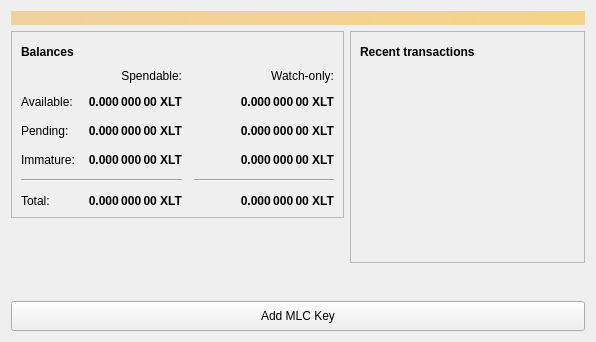
<?xml version="1.0" encoding="UTF-8"?>
<ui version="4.0">
 <class>OverviewPage</class>
 <widget class="QWidget" name="OverviewPage">
  <property name="geometry">
   <rect>
    <x>0</x>
    <y>0</y>
    <width>596</width>
    <height>342</height>
   </rect>
  </property>
  <property name="windowTitle">
   <string>Form</string>
  </property>
  <layout class="QVBoxLayout" name="topLayout">
   <item>
    <widget class="QLabel" name="labelAlerts">
     <property name="visible">
      <bool>false</bool>
     </property>
     <property name="styleSheet">
      <string notr="true">QLabel { background-color: qlineargradient(x1: 0, y1: 0, x2: 1, y2: 0, stop:0 #F0D0A0, stop:1 #F8D488); color:#000000; }</string>
     </property>
     <property name="wordWrap">
      <bool>true</bool>
     </property>
     <property name="margin">
      <number>3</number>
     </property>
     <property name="textInteractionFlags">
      <set>Qt::TextSelectableByMouse</set>
     </property>
    </widget>
   </item>
   <item>
    <layout class="QHBoxLayout" name="horizontalLayout" stretch="1,1">
     <item>
      <layout class="QVBoxLayout" name="verticalLayout_2">
       <item>
        <widget class="QFrame" name="frame">
         <property name="frameShape">
          <enum>QFrame::StyledPanel</enum>
         </property>
         <property name="frameShadow">
          <enum>QFrame::Raised</enum>
         </property>
         <layout class="QVBoxLayout" name="verticalLayout_4">
          <item>
           <layout class="QHBoxLayout" name="horizontalLayout_4">
            <item>
             <widget class="QLabel" name="label_5">
              <property name="font">
               <font>
                <weight>75</weight>
                <bold>true</bold>
               </font>
              </property>
              <property name="text">
               <string>Balances</string>
              </property>
             </widget>
            </item>
            <item>
             <widget class="QPushButton" name="labelWalletStatus">
              <property name="enabled">
               <bool>true</bool>
              </property>
              <property name="maximumSize">
               <size>
                <width>30</width>
                <height>16777215</height>
               </size>
              </property>
              <property name="toolTip">
               <string>The displayed information may be out of date. Your wallet automatically synchronizes with the Nexalt network after a connection is established, but this process has not completed yet.</string>
              </property>
              <property name="text">
               <string/>
              </property>
              <property name="icon">
               <iconset resource="../bitcoin.qrc">
                <normaloff>:/icons/warning</normaloff>
                <disabledoff>:/icons/warning</disabledoff>:/icons/warning</iconset>
              </property>
              <property name="iconSize">
               <size>
                <width>24</width>
                <height>24</height>
               </size>
              </property>
              <property name="flat">
               <bool>true</bool>
              </property>
             </widget>
            </item>
            <item>
             <spacer name="horizontalSpacer_3">
              <property name="orientation">
               <enum>Qt::Horizontal</enum>
              </property>
              <property name="sizeHint" stdset="0">
               <size>
                <width>40</width>
                <height>20</height>
               </size>
              </property>
             </spacer>
            </item>
           </layout>
          </item>
          <item>
           <layout class="QGridLayout" name="gridLayout">
            <property name="spacing">
             <number>12</number>
            </property>
            <item row="2" column="2">
             <widget class="QLabel" name="labelWatchPending">
              <property name="font">
               <font>
                <weight>75</weight>
                <bold>true</bold>
               </font>
              </property>
              <property name="cursor">
               <cursorShape>IBeamCursor</cursorShape>
              </property>
              <property name="toolTip">
               <string>Unconfirmed transactions to watch-only addresses</string>
              </property>
              <property name="text">
               <string notr="true">0.000 000 00 XLT</string>
              </property>
              <property name="alignment">
               <set>Qt::AlignRight|Qt::AlignTrailing|Qt::AlignVCenter</set>
              </property>
              <property name="textInteractionFlags">
               <set>Qt::LinksAccessibleByMouse|Qt::TextSelectableByKeyboard|Qt::TextSelectableByMouse</set>
              </property>
             </widget>
            </item>
            <item row="2" column="1">
             <widget class="QLabel" name="labelUnconfirmed">
              <property name="font">
               <font>
                <weight>75</weight>
                <bold>true</bold>
               </font>
              </property>
              <property name="cursor">
               <cursorShape>IBeamCursor</cursorShape>
              </property>
              <property name="toolTip">
               <string>Total of transactions that have yet to be confirmed, and do not yet count toward the spendable balance</string>
              </property>
              <property name="text">
               <string notr="true">0.000 000 00 XLT</string>
              </property>
              <property name="alignment">
               <set>Qt::AlignRight|Qt::AlignTrailing|Qt::AlignVCenter</set>
              </property>
              <property name="textInteractionFlags">
               <set>Qt::LinksAccessibleByMouse|Qt::TextSelectableByKeyboard|Qt::TextSelectableByMouse</set>
              </property>
             </widget>
            </item>
            <item row="3" column="2">
             <widget class="QLabel" name="labelWatchImmature">
              <property name="font">
               <font>
                <weight>75</weight>
                <bold>true</bold>
               </font>
              </property>
              <property name="cursor">
               <cursorShape>IBeamCursor</cursorShape>
              </property>
              <property name="toolTip">
               <string>Mined balance in watch-only addresses that has not yet matured</string>
              </property>
              <property name="text">
               <string notr="true">0.000 000 00 XLT</string>
              </property>
              <property name="alignment">
               <set>Qt::AlignRight|Qt::AlignTrailing|Qt::AlignVCenter</set>
              </property>
              <property name="textInteractionFlags">
               <set>Qt::LinksAccessibleByMouse|Qt::TextSelectableByKeyboard|Qt::TextSelectableByMouse</set>
              </property>
             </widget>
            </item>
            <item row="4" column="0" colspan="2">
             <widget class="Line" name="line">
              <property name="orientation">
               <enum>Qt::Horizontal</enum>
              </property>
             </widget>
            </item>
            <item row="4" column="2">
             <widget class="Line" name="lineWatchBalance">
              <property name="sizePolicy">
               <sizepolicy hsizetype="Preferred" vsizetype="Fixed">
                <horstretch>0</horstretch>
                <verstretch>0</verstretch>
               </sizepolicy>
              </property>
              <property name="minimumSize">
               <size>
                <width>140</width>
                <height>0</height>
               </size>
              </property>
              <property name="orientation">
               <enum>Qt::Horizontal</enum>
              </property>
             </widget>
            </item>
            <item row="5" column="0">
             <widget class="QLabel" name="labelTotalText">
              <property name="text">
               <string>Total:</string>
              </property>
             </widget>
            </item>
            <item row="3" column="1">
             <widget class="QLabel" name="labelImmature">
              <property name="font">
               <font>
                <weight>75</weight>
                <bold>true</bold>
               </font>
              </property>
              <property name="cursor">
               <cursorShape>IBeamCursor</cursorShape>
              </property>
              <property name="toolTip">
               <string>Mined balance that has not yet matured</string>
              </property>
              <property name="text">
               <string notr="true">0.000 000 00 XLT</string>
              </property>
              <property name="alignment">
               <set>Qt::AlignRight|Qt::AlignTrailing|Qt::AlignVCenter</set>
              </property>
              <property name="textInteractionFlags">
               <set>Qt::LinksAccessibleByMouse|Qt::TextSelectableByKeyboard|Qt::TextSelectableByMouse</set>
              </property>
             </widget>
            </item>
            <item row="2" column="3">
             <spacer name="horizontalSpacer_2">
              <property name="orientation">
               <enum>Qt::Horizontal</enum>
              </property>
              <property name="sizeHint" stdset="0">
               <size>
                <width>40</width>
                <height>20</height>
               </size>
              </property>
             </spacer>
            </item>
            <item row="3" column="0">
             <widget class="QLabel" name="labelImmatureText">
              <property name="text">
               <string>Immature:</string>
              </property>
             </widget>
            </item>
            <item row="5" column="1">
             <widget class="QLabel" name="labelTotal">
              <property name="font">
               <font>
                <weight>75</weight>
                <bold>true</bold>
               </font>
              </property>
              <property name="cursor">
               <cursorShape>IBeamCursor</cursorShape>
              </property>
              <property name="toolTip">
               <string>Your current total balance</string>
              </property>
              <property name="text">
               <string notr="true">0.000 000 00 XLT</string>
              </property>
              <property name="alignment">
               <set>Qt::AlignRight|Qt::AlignTrailing|Qt::AlignVCenter</set>
              </property>
              <property name="textInteractionFlags">
               <set>Qt::LinksAccessibleByMouse|Qt::TextSelectableByKeyboard|Qt::TextSelectableByMouse</set>
              </property>
             </widget>
            </item>
            <item row="5" column="2">
             <widget class="QLabel" name="labelWatchTotal">
              <property name="font">
               <font>
                <weight>75</weight>
                <bold>true</bold>
               </font>
              </property>
              <property name="cursor">
               <cursorShape>IBeamCursor</cursorShape>
              </property>
              <property name="toolTip">
               <string>Current total balance in watch-only addresses</string>
              </property>
              <property name="text">
               <string notr="true">0.000 000 00 XLT</string>
              </property>
              <property name="alignment">
               <set>Qt::AlignRight|Qt::AlignTrailing|Qt::AlignVCenter</set>
              </property>
              <property name="textInteractionFlags">
               <set>Qt::LinksAccessibleByMouse|Qt::TextSelectableByKeyboard|Qt::TextSelectableByMouse</set>
              </property>
             </widget>
            </item>
            <item row="0" column="2">
             <widget class="QLabel" name="labelWatchonly">
              <property name="text">
               <string>Watch-only:</string>
              </property>
              <property name="alignment">
               <set>Qt::AlignRight|Qt::AlignTrailing|Qt::AlignVCenter</set>
              </property>
             </widget>
            </item>
            <item row="1" column="0">
             <widget class="QLabel" name="labelBalanceText">
              <property name="text">
               <string>Available:</string>
              </property>
             </widget>
            </item>
            <item row="1" column="1">
             <widget class="QLabel" name="labelBalance">
              <property name="font">
               <font>
                <weight>75</weight>
                <bold>true</bold>
               </font>
              </property>
              <property name="cursor">
               <cursorShape>IBeamCursor</cursorShape>
              </property>
              <property name="toolTip">
               <string>Your current spendable balance</string>
              </property>
              <property name="text">
               <string notr="true">0.000 000 00 XLT</string>
              </property>
              <property name="alignment">
               <set>Qt::AlignRight|Qt::AlignTrailing|Qt::AlignVCenter</set>
              </property>
              <property name="textInteractionFlags">
               <set>Qt::LinksAccessibleByMouse|Qt::TextSelectableByKeyboard|Qt::TextSelectableByMouse</set>
              </property>
             </widget>
            </item>
            <item row="1" column="2">
             <widget class="QLabel" name="labelWatchAvailable">
              <property name="font">
               <font>
                <weight>75</weight>
                <bold>true</bold>
               </font>
              </property>
              <property name="cursor">
               <cursorShape>IBeamCursor</cursorShape>
              </property>
              <property name="toolTip">
               <string>Your current balance in watch-only addresses</string>
              </property>
              <property name="text">
               <string notr="true">0.000 000 00 XLT</string>
              </property>
              <property name="alignment">
               <set>Qt::AlignRight|Qt::AlignTrailing|Qt::AlignVCenter</set>
              </property>
              <property name="textInteractionFlags">
               <set>Qt::LinksAccessibleByMouse|Qt::TextSelectableByKeyboard|Qt::TextSelectableByMouse</set>
              </property>
             </widget>
            </item>
            <item row="2" column="0">
             <widget class="QLabel" name="labelPendingText">
              <property name="text">
               <string>Pending:</string>
              </property>
             </widget>
            </item>
            <item row="0" column="1">
             <widget class="QLabel" name="labelSpendable">
              <property name="text">
               <string>Spendable:</string>
              </property>
              <property name="alignment">
               <set>Qt::AlignRight|Qt::AlignTrailing|Qt::AlignVCenter</set>
              </property>
             </widget>
            </item>
           </layout>
          </item>
         </layout>
        </widget>
       </item>
       <item>
        <spacer name="verticalSpacer">
         <property name="orientation">
          <enum>Qt::Vertical</enum>
         </property>
         <property name="sizeHint" stdset="0">
          <size>
           <width>20</width>
           <height>40</height>
          </size>
         </property>
        </spacer>
       </item>
      </layout>
     </item>
     <item>
      <layout class="QVBoxLayout" name="verticalLayout_3">
       <item>
        <widget class="QFrame" name="frame_2">
         <property name="frameShape">
          <enum>QFrame::StyledPanel</enum>
         </property>
         <property name="frameShadow">
          <enum>QFrame::Raised</enum>
         </property>
         <layout class="QVBoxLayout" name="verticalLayout">
          <item>
           <layout class="QHBoxLayout" name="horizontalLayout_2">
            <item>
             <widget class="QLabel" name="label_4">
              <property name="font">
               <font>
                <weight>75</weight>
                <bold>true</bold>
               </font>
              </property>
              <property name="text">
               <string>Recent transactions</string>
              </property>
             </widget>
            </item>
            <item>
             <widget class="QPushButton" name="labelTransactionsStatus">
              <property name="enabled">
               <bool>true</bool>
              </property>
              <property name="maximumSize">
               <size>
                <width>30</width>
                <height>16777215</height>
               </size>
              </property>
              <property name="toolTip">
               <string>The displayed information may be out of date. Your wallet automatically synchronizes with the Nexalt network after a connection is established, but this process has not completed yet.</string>
              </property>
              <property name="text">
               <string/>
              </property>
              <property name="icon">
               <iconset resource="../bitcoin.qrc">
                <normaloff>:/icons/warning</normaloff>
                <disabledoff>:/icons/warning</disabledoff>:/icons/warning</iconset>
              </property>
              <property name="iconSize">
               <size>
                <width>24</width>
                <height>24</height>
               </size>
              </property>
              <property name="flat">
               <bool>true</bool>
              </property>
             </widget>
            </item>
            <item>
             <spacer name="horizontalSpacer">
              <property name="orientation">
               <enum>Qt::Horizontal</enum>
              </property>
              <property name="sizeHint" stdset="0">
               <size>
                <width>40</width>
                <height>20</height>
               </size>
              </property>
             </spacer>
            </item>
           </layout>
          </item>
          <item>
           <widget class="QListView" name="listTransactions">
            <property name="styleSheet">
             <string notr="true">QListView { background: transparent; }</string>
            </property>
            <property name="frameShape">
             <enum>QFrame::NoFrame</enum>
            </property>
            <property name="verticalScrollBarPolicy">
             <enum>Qt::ScrollBarAlwaysOff</enum>
            </property>
            <property name="horizontalScrollBarPolicy">
             <enum>Qt::ScrollBarAlwaysOff</enum>
            </property>
            <property name="selectionMode">
             <enum>QAbstractItemView::NoSelection</enum>
            </property>
           </widget>
          </item>
         </layout>
        </widget>
       </item>
       <item>
        <spacer name="verticalSpacer_2">
         <property name="orientation">
          <enum>Qt::Vertical</enum>
         </property>
         <property name="sizeHint" stdset="0">
          <size>
           <width>20</width>
           <height>40</height>
          </size>
         </property>
        </spacer>
       </item>
      </layout>
     </item>
    </layout>
   </item>
   <item>
    <widget class="QPushButton" name="buttontoaddkey">
     <property name="minimumSize">
      <size>
       <width>50</width>
       <height>30</height>
      </size>
     </property>
     <property name="toolTip">
      <string>To add Sponsor Ship key</string>
     </property>
     <property name="text">
      <string>Add MLC Key</string>
     </property>
     <property name="icon">
      <iconset resource="../bitcoin.qrc">
       <normaloff>:/icons/add</normaloff>:/icons/add</iconset>
     </property>
     <property name="autoDefault">
      <bool>false</bool>
     </property>
     <property name="default">
      <bool>false</bool>
     </property>
    </widget>
   </item>
  </layout>
 </widget>
 <resources/>
 <connections/>
</ui>
